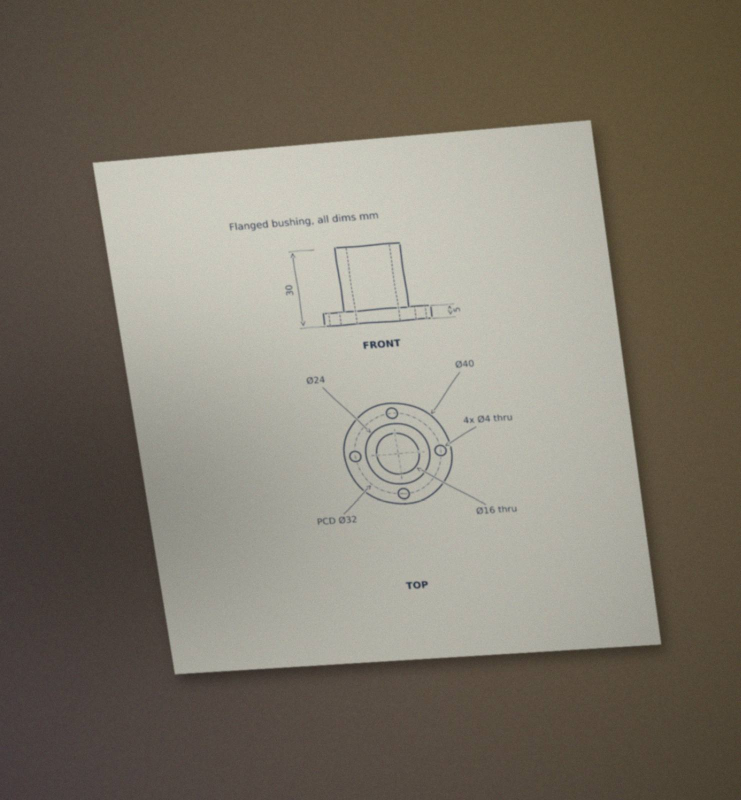
#> input picture experiments/benchmark/sketches/04_bushing__photo.jpg, 1482 x 1600 px (shown at 1/2 size)
$ python -i shape_check.py   (imports and definitions only)
#> lines starting #> are read from the running program, lines starting #| are printed output that depends on the picture; after the words box and inside, x2 and y2 are one past the last pixel; in counts of white or black regions, pixels touching at a corner belong together
"""Shape check: the drawing's views segmented by SAM 3.1, compared with the compiled part's silhouettes.

Independent of the reading model: it compares pixels of the drawing with pixels of the part, so it catches errors
the callouts cannot express (an upright at the front instead of the back, a mirrored profile) without asking a
model's opinion.

Per run, once (`InputShape`):
1. the sheet: for a photo, SAM "sheet of paper" -> 4 corners -> homography -> straightened sheet (a brightness
   threshold is the fallback); a scan is used as is. Starts in parallel with the read.
2. the views: the read gives a box per view (`views`, 0-1000 normalised). SAM segments every view in one request,
   box prompt first, then box + a positive point at the deepest pixel of that first mask. The largest component,
   holes filled, is the view's outline. SAM does not cut through-holes, so holes come from the ink: closed regions
   inside the outline (see `closed_regions`).
Per iteration (`compare`), each view against the part's silhouette, both cropped to their own bounding box:
- aspect ratio: noted when width:height differs by more than ASPECT_TOL (45 %), as an advisory only: hand sketches
  are not to scale (the hand-sketch set reaches 1.47x on a correct part), and the callouts catch swapped sizes;
- orientation: IoU of the drawing's outline with the part's, as is and mirrored left-right, mirrored up-down and
  rotated 180 degrees. Flagged only when a transformed version beats the as-is IoU by ORIENT_MARGIN: the decision is
  relative, never an absolute IoU threshold, because SAM outlines of correct parts score only 0.8-0.95 (blocking);
- holes: closed regions in the drawing vs closed regions in the part's own line drawing (same detector), by count
  and rough position. Off by default (HOLE_CHECK): it flags most correct parts (see experiments/shape-check); when
  on, it is advisory unless HOLES_BLOCKING.
Anything unusable (no views, SAM error, a mask that is not a part) makes the check unavailable, never fails a run.
Thresholds come from experiments/shape-check (false alarms on 8 correct parts x 3 input types, injected errors).
"""
import io
import os
import threading
from concurrent.futures import ThreadPoolExecutor

import cv2
import numpy as np
from PIL import Image
from scipy import ndimage

from . import meta_api, sam

VIEW_NAMES = ("top", "front", "side")
AXES = {"top": ("X", "Y"), "front": ("X", "Z"), "side": ("Y", "Z")}
# words for (low, high) along the view's right and up directions
WORDS = {"top": (("left", "right"), ("front", "back")), "front": (("left", "right"), ("bottom", "top")),
         "side": (("front", "back"), ("bottom", "top"))}
GRID = 96               # orientation compare resolution
WORK = 400              # longest side of the outline crop for hole detection, px
ORIENT_MARGIN = 0.10    # a mirrored/rotated outline must beat as-is IoU by this much (tuned in experiments/shape-check)
ASPECT_TOL = 1.45       # width:height may differ by up to 45 % before a (non-blocking) note
ASPECT_BLOCKING = False # not-to-scale hand sketches (experiments/hand-sketches) reach 1.47x on correct parts
HOLE_MIN_FRAC = 0.002   # closed region area / outline area: smaller is text or arrowheads
HOLE_MAX_FRAC = 0.30    # larger is a face of the part (a step, a slope) rather than a hole
HOLE_MATCH = 0.15       # hole centres match within this fraction of the outline's size
HOLE_CHECK = False      # the hole comparison is off: too noisy on real drawings (the eval switches it on)
HOLES_BLOCKING = False  # when on, holes stay advisory unless the eval shows zero false alarms
MIN_FILL = 0.12         # a view outline covering less of its box is not a part
MIN_SPAN = 0.5          # ... nor one spanning less than half of the box's width or height


class Unavailable(RuntimeError):
    """The shape check cannot run for this input; the loop logs it and continues."""


# ---------------------------------------------------------------- images
# [20 lines left out: functions load_rgb, jpeg_bytes, looks_like_scan, not called in this run]


def order_quad(pts):
    s, d = pts.sum(1), np.diff(pts, axis=1).ravel()
    return np.array([pts[np.argmin(s)], pts[np.argmin(d)], pts[np.argmax(s)], pts[np.argmax(d)]], np.float32)


# [12 lines left out: function quad_from_mask, not called in this run]


def paper_threshold(img):
    gray = cv2.cvtColor(img, cv2.COLOR_RGB2GRAY)
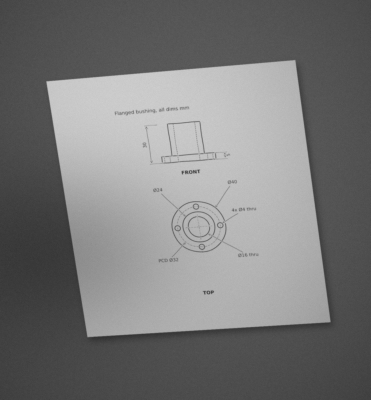
#> gray: shape (1600, 1482) (shown at 1/4 size); min 42, max 214, mean 120.8
    _, th = cv2.threshold(cv2.GaussianBlur(gray, (9, 9), 0), 0, 255, cv2.THRESH_BINARY + cv2.THRESH_OTSU)
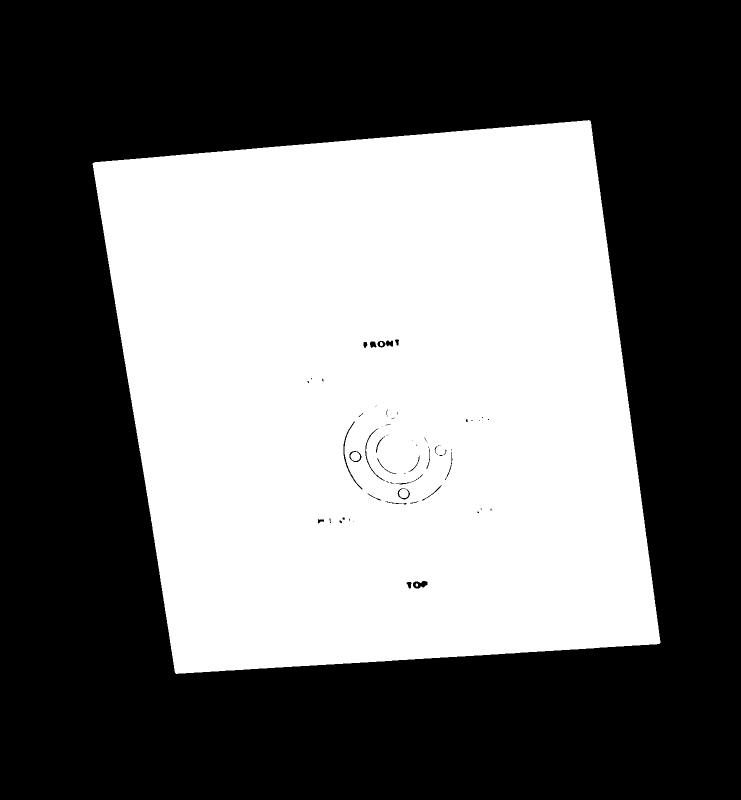
#> th: shape (1600, 1482) (shown at 1/2 size); 43.3% white; 4 white regions, box (x1, y1, x2, y2) and area: (185, 240, 1321, 1348) 1026545, (701, 904, 720, 922) 275, (760, 684, 766, 692) 40, (831, 1167, 836, 1173) 25
    th = cv2.morphologyEx(th, cv2.MORPH_CLOSE, np.ones((25, 25), np.uint8))
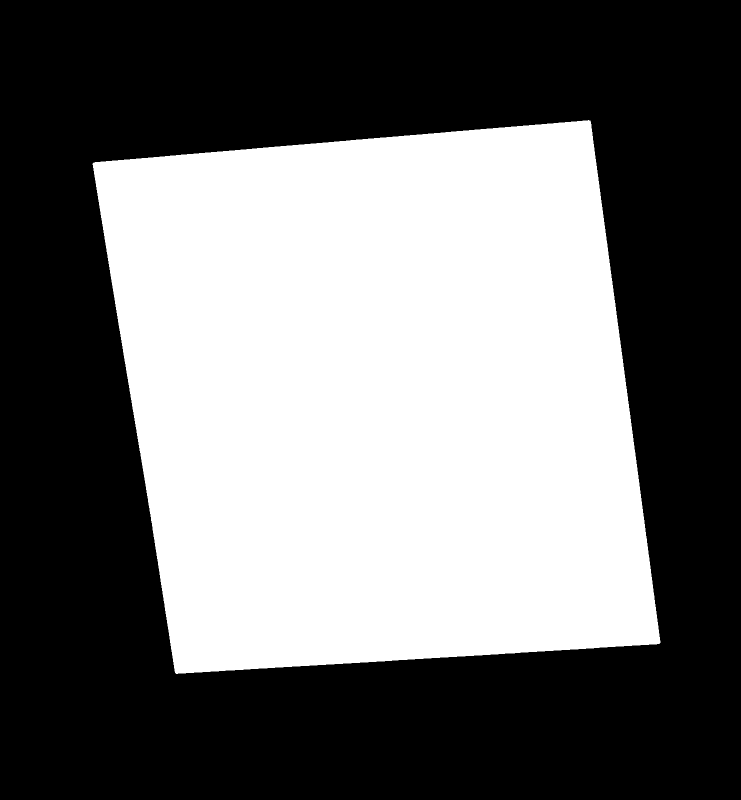
#> th: shape (1600, 1482) (shown at 1/2 size); 43.4% white; 1 white region, box (x1, y1, x2, y2) and area: (185, 240, 1321, 1348) 1029544
    n, lab, stats, _ = cv2.connectedComponentsWithStats((th > 0).astype(np.uint8))
#> n = 2; stats = [[0, 0, 1482, 1600, 1341656], [185, 240, 1136, 1108, 1029544]]
    if n < 2:
        return th > 0
    return lab == 1 + int(np.argmax(stats[1:, cv2.CC_STAT_AREA]))


# [201 lines left out: functions quad_ok, rectify, ink_mask, closed_regions, match_holes, where and 5 more, not called in this run]


def grid(mask):
    return cv2.resize(mask.astype(np.float32), (GRID, GRID), interpolation=cv2.INTER_AREA) > 0.5


def iou(a, b):
    u = (a | b).sum()
    return float((a & b).sum() / u) if u else 0.0


TRANSFORMS = {"as_is": lambda m: m, "mirror_lr": np.fliplr, "mirror_ud": np.flipud, "rot180": lambda m: m[::-1, ::-1]}


# [34 lines left out: functions _side, orientation_message, not called in this run]


def _fmt_ratio(a):
    return f"{a:.2f} : 1" if a >= 1 else f"1 : {1 / a:.2f}"


# ---------------------------------------------------------------- the part
# [25 lines left out: functions part_lines, part_outline, not called in this run]


# ---------------------------------------------------------------- per run
class InputShape:
    """The drawing's sheet and view outlines, computed once per run. Thread-safe: `start_sheet()` right away,
    `start_views(views)` once the read returns, `wait()` before comparing."""

    # [8 lines left out: function __init__, not called in this run]

    # sheet --------------------------------------------------------
    def start_sheet(self):
        self.sheet_future = self.pool.submit(self._sheet)
        return self

    # [40 lines left out: functions _sheet, _save_sheet, not called in this run]

    # views --------------------------------------------------------
    def start_views(self, views):
        self.views_future = self.pool.submit(self._views, views)
        return self

    # [229 lines left out: functions _views, map_boxes, _largest, _save_input, wait, compare_view and 2 more, not called in this run]


def _sam(inp):
    s = inp.seg
    return {"calls": s.calls, "cost_usd": round(s.cost_usd, 6), "seconds": round(s.seconds, 2)}

>>> import cv2
>>> picture = cv2.cvtColor(cv2.imread('../experiments/benchmark/sketches/04_bushing__photo.jpg'), cv2.COLOR_BGR2RGB)
>>> result = paper_threshold(picture)

$ run again, on experiments/benchmark/sketches/04_bushing__rough.jpg
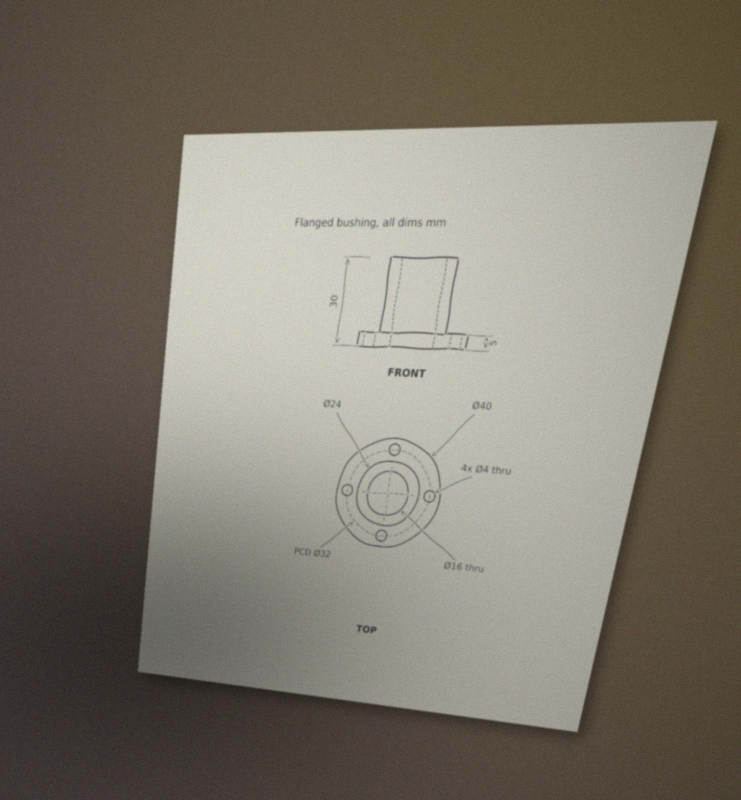
#> input picture experiments/benchmark/sketches/04_bushing__rough.jpg, 1482 x 1600 px (shown at 1/2 size)
#> in paper_threshold, `_, th = cv2.threshold(cv2.GaussianBlur(gray, (9, 9), 0), 0, 255, cv2.T..`:
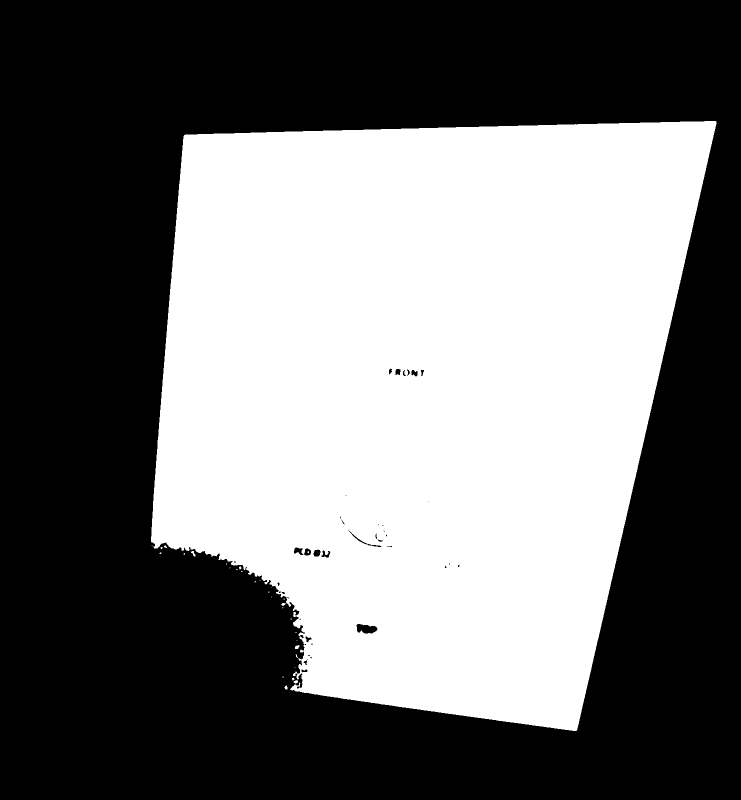
#> th: shape (1600, 1482) (shown at 1/2 size); 44.2% white; 31 white regions (22 under 20 px), largest, box (x1, y1, x2, y2) and area: (302, 242, 1433, 1462) 1048656, (590, 1290, 599, 1298) 52, (382, 1102, 391, 1113) 50
#> in paper_threshold, `th = cv2.morphologyEx(th, cv2.MORPH_CLOSE, np.ones((25, 25), np.uint8))`:
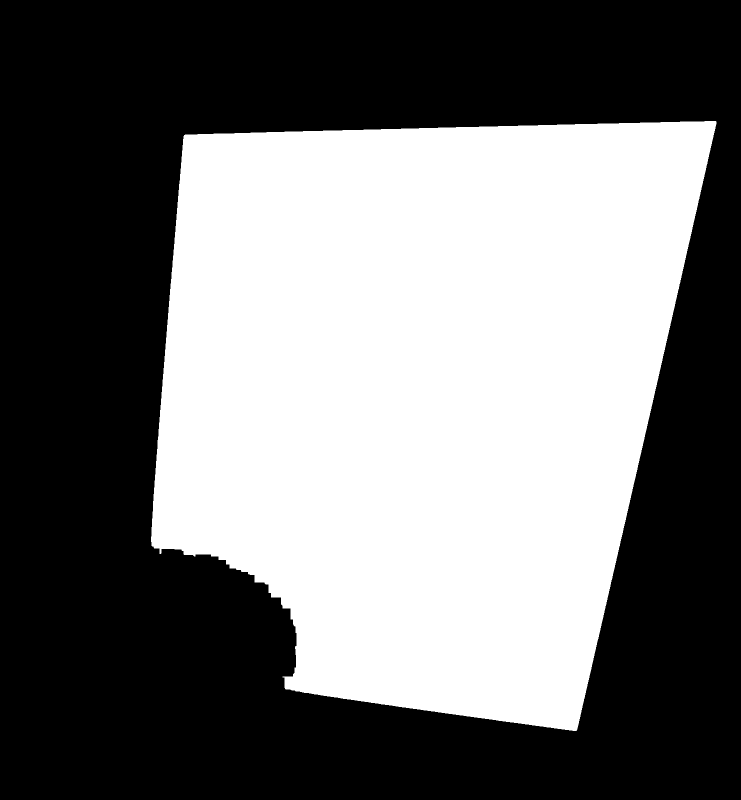
#> th: shape (1600, 1482) (shown at 1/2 size); 44.5% white; 1 white region, box (x1, y1, x2, y2) and area: (302, 242, 1433, 1462) 1055109
#> n = 2; stats = [[0, 0, 1482, 1600, 1316091], [302, 242, 1131, 1220, 1055109]]

$ run again, on experiments/benchmark/sketches/05_enclosure__photo.jpg
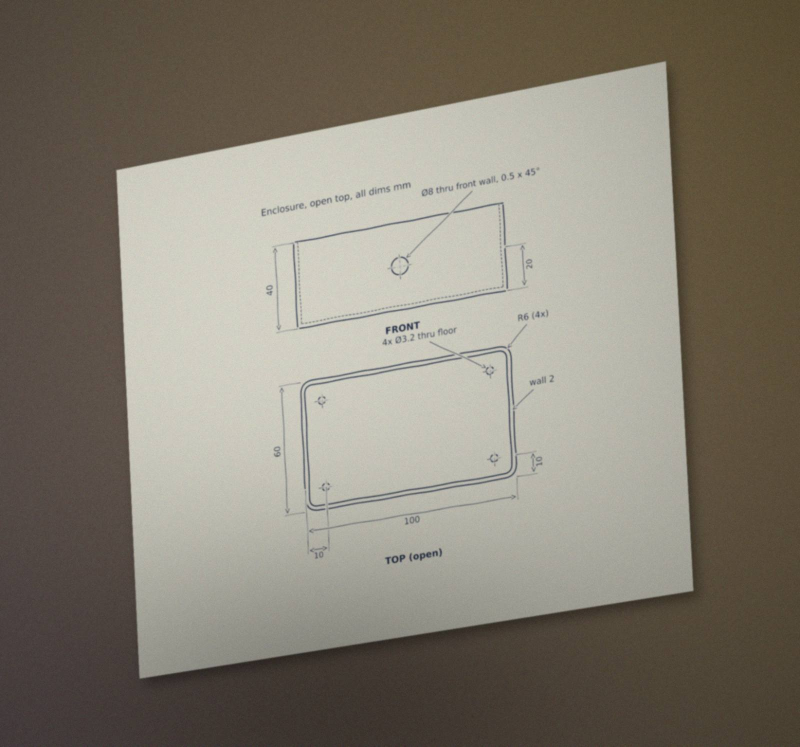
#> input picture experiments/benchmark/sketches/05_enclosure__photo.jpg, 1600 x 1493 px (shown at 1/2 size)
#> in paper_threshold, `_, th = cv2.threshold(cv2.GaussianBlur(gray, (9, 9), 0), 0, 255, cv2.T..`:
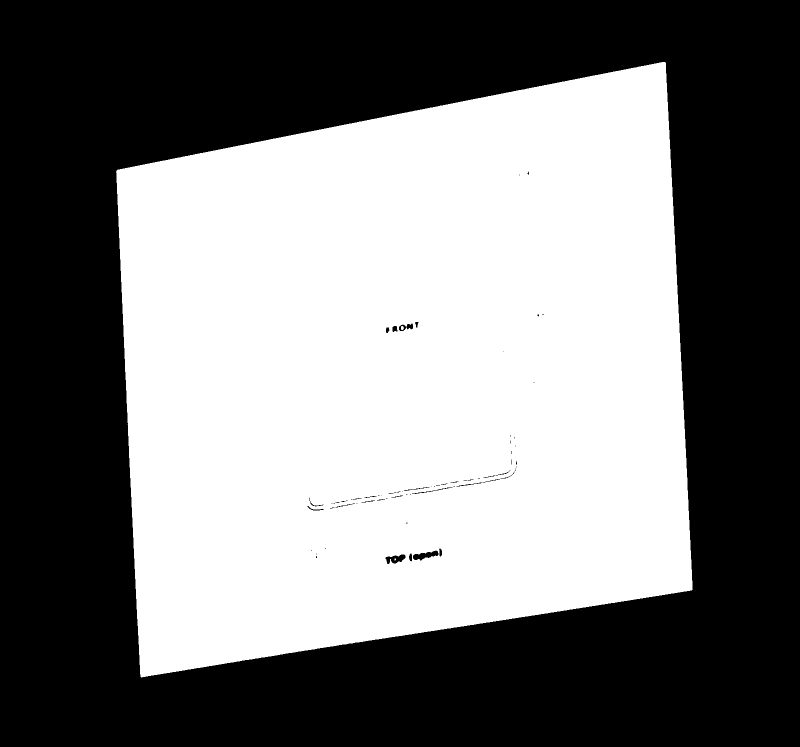
#> th: shape (1493, 1600) (shown at 1/2 size); 48.1% white; 3 white regions (1 under 20 px), largest, box (x1, y1, x2, y2) and area: (232, 124, 1385, 1355) 1150138, (802, 652, 808, 660) 38
#> in paper_threshold, `th = cv2.morphologyEx(th, cv2.MORPH_CLOSE, np.ones((25, 25), np.uint8))`:
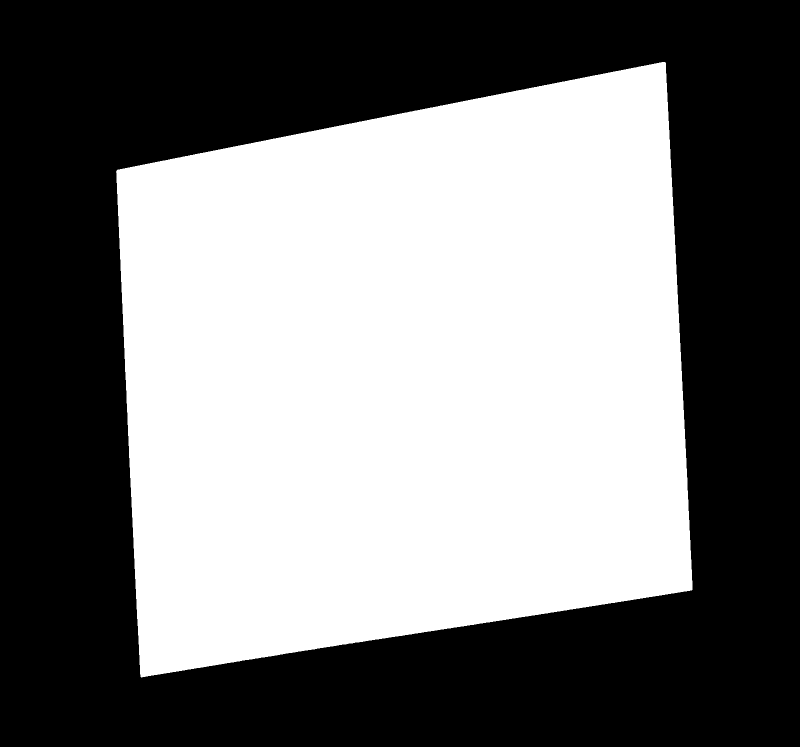
#> th: shape (1493, 1600) (shown at 1/2 size); 48.3% white; 1 white region, box (x1, y1, x2, y2) and area: (232, 124, 1385, 1355) 1152667
#> n = 2; stats = [[0, 0, 1600, 1493, 1236133], [232, 124, 1153, 1231, 1152667]]
